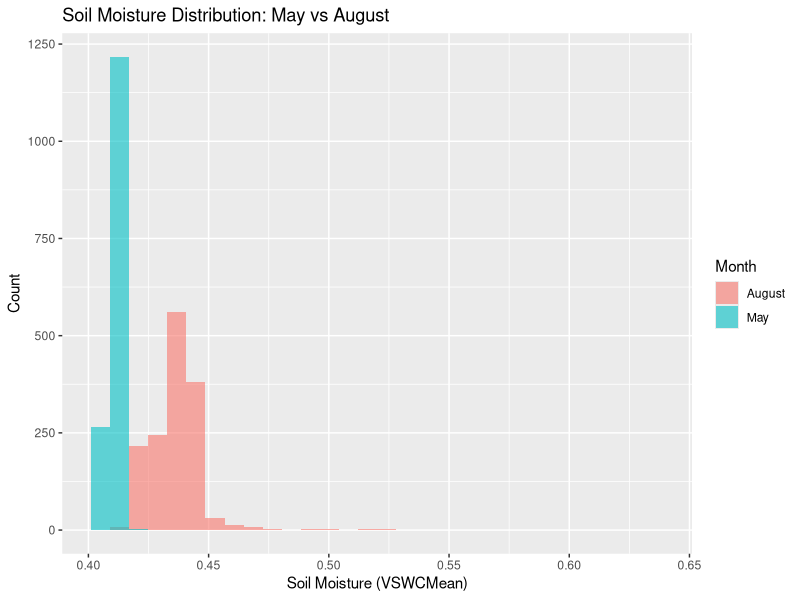
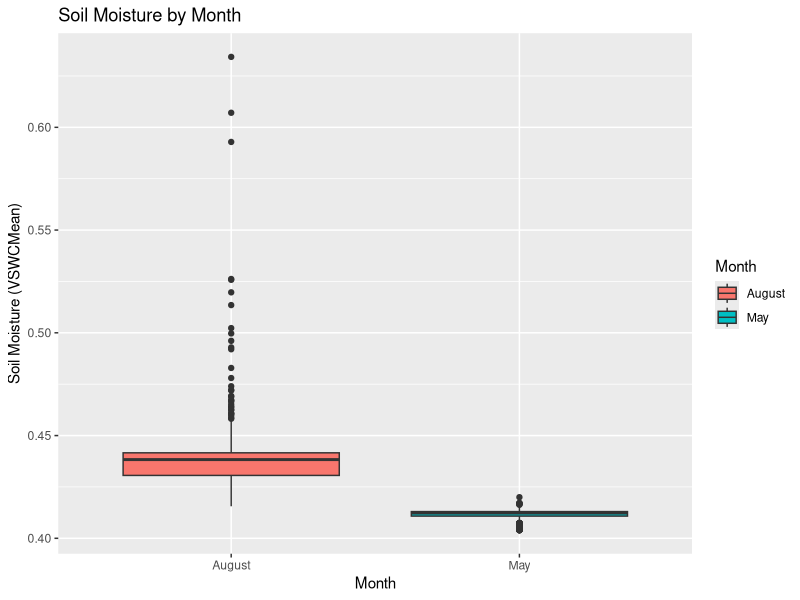
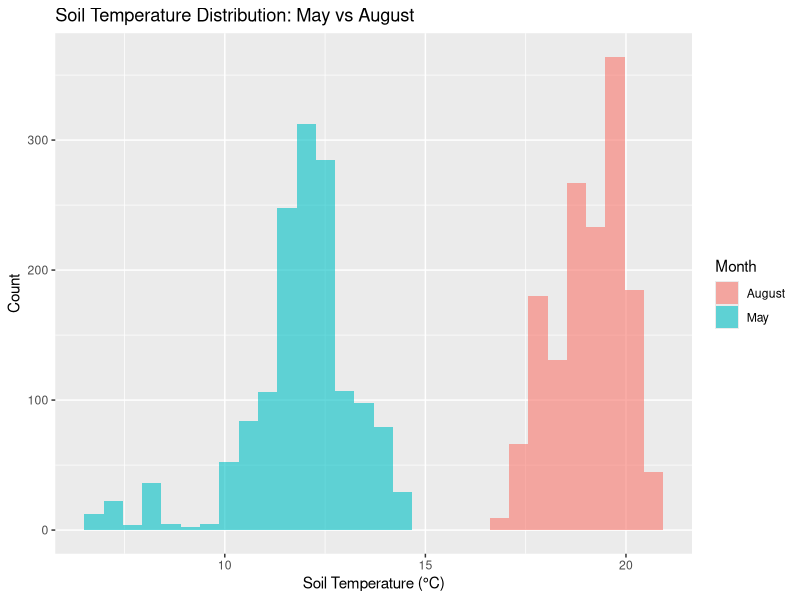
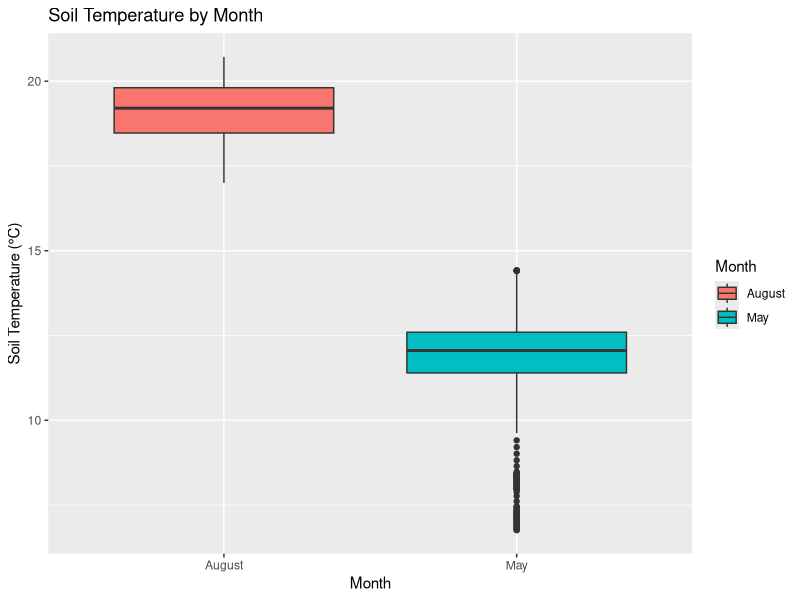
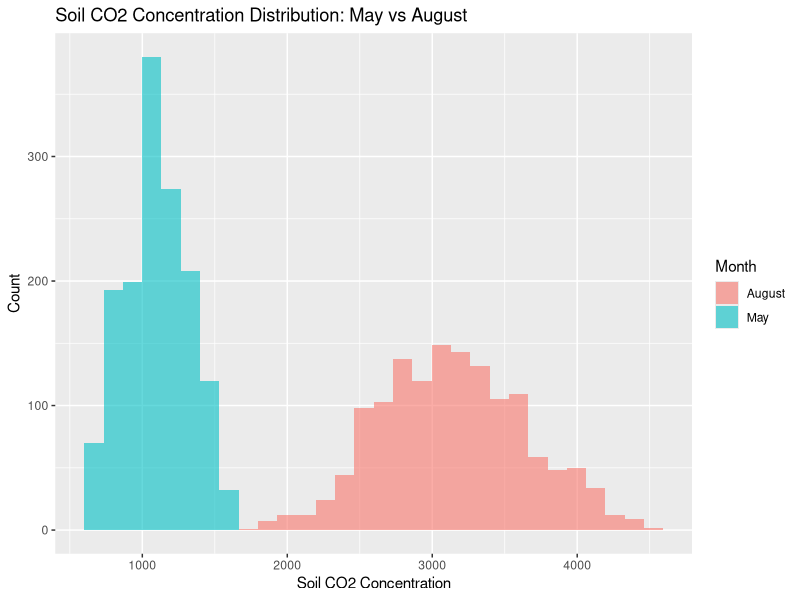
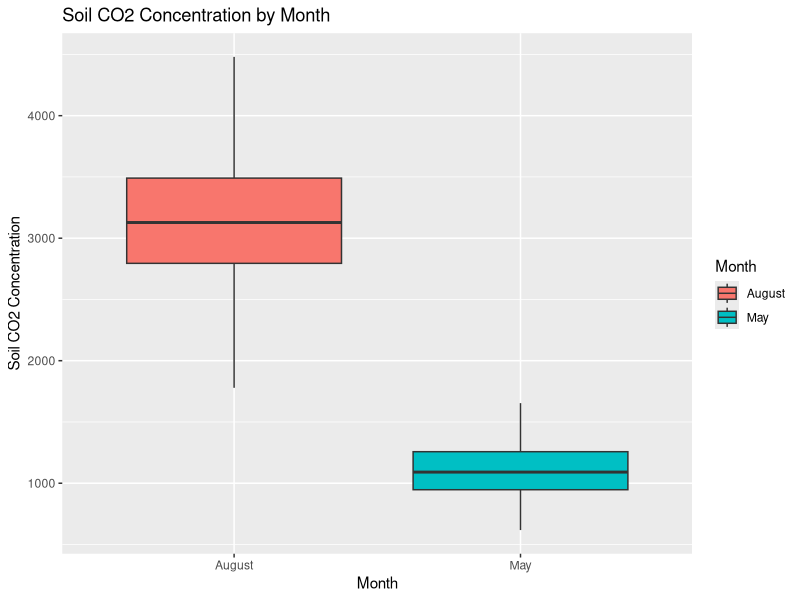

Write R code to recreate these figures, in order.
## ---- chunk 1
library(dplyr)
library(ggplot2)
## ---- chunk 2
soil_water <- read.csv("data/soil_water.csv")
soil_temp <- read.csv("data/soil_temp.csv")
soil_co2 <- read.csv("data/soil_co2.csv")

soil_water$month <- format(as.Date(soil_water$startDateTime), "%m")
soil_temp$month <- format(as.Date(soil_temp$startDateTime), "%m")
soil_co2$month <- format(as.Date(soil_co2$startDateTime), "%m")

soil_water <- soil_water %>% filter(month %in% c("05", "08"))
soil_temp <- soil_temp %>% filter(month %in% c("05", "08"))
soil_co2 <- soil_co2 %>% filter(month %in% c("05", "08"))

soil_water$month <- recode(soil_water$month, "05" = "May", "08" = "August")
soil_temp$month <- recode(soil_temp$month, "05" = "May", "08" = "August")
soil_co2$month <- recode(soil_co2$month, "05" = "May", "08" = "August")
## ---- chunk 3
soil_water %>%
  ggplot(aes(x = VSWCMean, fill = month)) +
  geom_histogram(bins = 30, alpha = 0.6, position = "identity") +
  labs(title = "Soil Moisture Distribution: May vs August",
       x = "Soil Moisture (VSWCMean)",
       y = "Count",
       fill = "Month")
## ---- chunk 4
soil_water %>%
  ggplot(aes(x = month, y = VSWCMean, fill = month)) +
  geom_boxplot() +
  labs(title = "Soil Moisture by Month",
       x = "Month",
       y = "Soil Moisture (VSWCMean)",
       fill = "Month")
## ---- chunk 5
soil_temp %>%
  ggplot(aes(x = soilTempMean, fill = month)) +
  geom_histogram(bins = 30, alpha = 0.6, position = "identity") +
  labs(title = "Soil Temperature Distribution: May vs August",
       x = "Soil Temperature (°C)",
       y = "Count",
       fill = "Month")
## ---- chunk 6
soil_temp %>%
  ggplot(aes(x = month, y = soilTempMean, fill = month)) +
  geom_boxplot() +
  labs(title = "Soil Temperature by Month",
       x = "Month",
       y = "Soil Temperature (°C)",
       fill = "Month")
## ---- chunk 7
soil_co2 %>%
  ggplot(aes(x = soilCO2concentrationMean, fill = month)) +
  geom_histogram(bins = 30, alpha = 0.6, position = "identity") +
  labs(title = "Soil CO2 Concentration Distribution: May vs August",
       x = "Soil CO2 Concentration",
       y = "Count",
       fill = "Month")
## ---- chunk 8
soil_co2 %>%
  ggplot(aes(x = month, y = soilCO2concentrationMean, fill = month)) +
  geom_boxplot() +
  labs(title = "Soil CO2 Concentration by Month",
       x = "Month",
       y = "Soil CO2 Concentration",
       fill = "Month")
